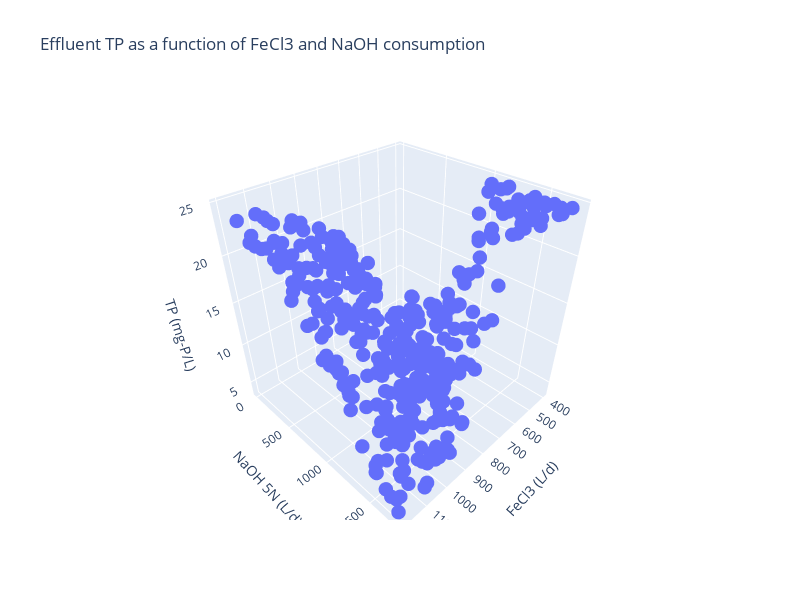

Source (notebook cell):
### Markdown cell above
## Plotting the results

### Code cell
import plotly.graph_objs as go
import numpy as np

x = results['FeCl3(L/d)']
y = results['NaOH(L/d)']
z = results['P - Total P [mgP/L]']

fig = go.Figure(data=[go.Scatter3d(x=x, y=y, z=z, mode='markers',
                                   marker=dict(size=5))])

fig.update_layout(title='Effluent TP as a function of FeCl3 and NaOH consumption',
                  scene=dict(
                      xaxis_title='FeCl3 (L/d)',
                      yaxis_title='NaOH 5N (L/d)',
                      zaxis_title='TP (mg-P/L)'
                  ))

fig.update_layout(width=800, height=600)

fig.show()

### Figure 1 — Plotly figure (JSON) as saved in the notebook; plotly's stock layout.template omitted (floating-point values rounded to 4 significant figures; data arrays with more than 128 entries replaced by an {"elided": "..."} marker saying what was removed)
{"data": [{"marker": {"size": 5}, "mode": "markers", "type": "scatter3d", "x": {"elided": "370 int values"}, "y": {"elided": "370 int values"}, "z": {"elided": "370 float values"}}], "layout": {"height": 600, "scene": {"xaxis": {"title": {"text": "FeCl3 (L/d)"}}, "yaxis": {"title": {"text": "NaOH 5N (L/d)"}}, "zaxis": {"title": {"text": "TP (mg-P/L)"}}}, "title": {"text": "Effluent TP as a function of FeCl3 and NaOH consumption"}, "width": 800}}
